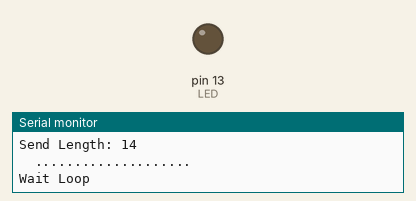
This sketch was run on a simulated Arduino Uno, built with avr-gcc and run on an emulated ATmega328P. On the bench: output pins drawn as LEDs (lit = HIGH), the last lines printed to the serial monitor. No radio packets arrive unless stated; pins used as bus, display or sensor lines are not drawn.

Above: at 1.2 s.
At 13.73 s:
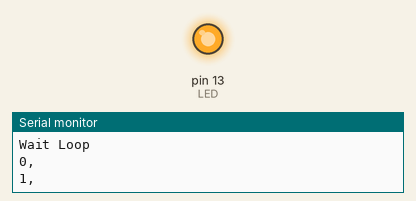
Timing chart, 0 to 14.6 s (numbered marks = the images above):
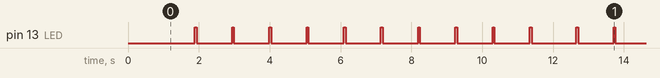

The sketch:

NodeExampleUltraSonicSensor.ino
```cpp
// (licence header left out)
#include <RH_RF95.h>      // Radiohead LoRa library
// #include <HCSR04.h>    // Ultrasonic distance sensor

char* NodeID = "Node1";   // Node ID

#define PWRLOOP 10        // test loop 1 sec count for sending data


//************************************ LoRa SPI pin definitions ***************************

//* RFM95 LoRa Radio Settings for moteino
/*
#ifdef __AVR_ATmega1284P__
#define LED       15      // Moteino MEGAs have LEDs on D15
#define FLASH_SS  23      // and FLASH SS on D23
#define RFM95_CS  4       // wd NSS chip select pin 4 for rf95 radio on MoteinoMEGA, 10 is standard
#define RFM95_RST 3       // reset not connected
#define RFM95_INT 2
#else
#define LED       9       // Moteinos have LEDs on D9
#define FLASH_SS  8       // and FLASH SS on D8
#define RFM95_CS  10      // wd NSS chip select pin 10 for rf95 radio on Moteino
#define RFM95_RST 9       // wd reset not used
#define RFM95_INT 2
#endif
*/

// Settings for Adafruit feather32u4 LoRa RFM95
/*
  #define RFM95_CS  8
  #define RFM95_RST 4
  #define RFM95_INT 7
  #define LED          13
*/

// Settings for Adafruit featherM0 LoRa RFM95 SPI
#define RFM95_RST    4    // LoRa radio reset pin
#define RFM95_CS     8    // LoRa radio chip select pin
#define RFM95_INT    3    // LoRa radio interrupt pin
#define LED          13


// LoRa radio frequency, use the correct frequency for your region
#define RF95_FREQ 915.0


// wd variables told hold string values
char Dstr[5];      // Distance value char
char Bstr[5];      // Battery value char
char buffer[50];    // Lora message char (max 50 bytes)
byte sendLen;       // Lora message length

double  Dist, Bat;
int distance;


//************************************ Load Drivers ********************************

RH_RF95 rf95(RFM95_CS, RFM95_INT);        // load radiohead driver instance of the radio and name it "rf95"

// UltraSonicDistanceSensor distanceSensor(6, 5);  // Initialize the HCSR04 sensor that uses digital pins (trig, echo).


void setup() {

  while (!Serial);   // Serial usb connection to show diagnostic data, comment out (//) when usb serial is not connected as the code will halt at this point
  Serial.begin(115200);    //set baud rate for the hardware serial port_0
  delay(100);

  Serial.println("Serial Started");

  pinMode(LED, OUTPUT);         // initialize digital pin as an output.

  pinMode(RFM95_RST, OUTPUT);
  digitalWrite(RFM95_RST, HIGH);

  // manual reset
  digitalWrite(RFM95_RST, LOW);
  delay(10);
  digitalWrite(RFM95_RST, HIGH);
  delay(10);

  //wd initialise radio
  while (!rf95.init()) {
    Serial.println("LoRa radio init failed");
    while (1);
  }


  Serial.println("LoRa radio init OK!");

  // Defaults after init are 434.0MHz, modulation GFSK_Rb250Fd250, +13dbM
  if (!rf95.setFrequency(RF95_FREQ)) {
    Serial.println("setFrequency failed");
    while (1);
  }
  Serial.print("Set Freq to: "); Serial.println(RF95_FREQ);

  // wd set radio tx power and use PA false
  rf95.setTxPower(13, false);

  delay(500);  //wait for recode
  Serial.println("Node ready, starting main loop..");
  digitalWrite(LED, LOW);

}

/********** dtostrf function for M0 core *************************/
#if defined(ARDUINO_SAMD_ZERO) || defined(ARDUINO_SAMD_MKR1000)
static char *dtostrf (double val, signed char width, unsigned char prec, char *sout) {
  char fmt[20];
  sprintf(fmt, "%%%d.%df", width, prec);
  sprintf(sout, fmt, val);
  return sout;
}
#endif


void loop() {
  // Power Up and Start Sensors
  Serial.println();
  Serial.println("Sensor Start");

  // Measure distance, read UltraSonic
  // distance = distanceSensor.measureDistanceCm();  // HCSR04.h
  distance = 150;  // demo distance value for testing
  Serial.println(distance);
  delay(100);

  // Measure battery
  /*
    double measuredvbat = analogRead(VBATPIN);
    measuredvbat *= 2; // we divided by 2, so multiply back
    measuredvbat *= 3.3; // Multiply by 3.3V, our reference voltage
    measuredvbat /= 1024; // convert to voltage
    Bat = measuredvbat;
  */
  Bat = 4.5; // demo battery value for testing

  // convert doubles to char-string
  dtostrf(distance, 1, 0, Dstr);
  dtostrf(Bat, 1, 2, Bstr);

  // create outgoing LoRa message in "buffer"
  sprintf(buffer, "%s,%s,%s", NodeID, Dstr, Bstr);

  // send buffer message and length to radio
  sendLen = strlen(buffer);
  rf95.send((uint8_t *) buffer, sendLen);
  rf95.waitPacketSent();
  rf95.sleep();

  // wd serial diagnostics
  Serial.println("  ......... Message Data ...........  " );
  Serial.println();
  Serial.print("Distance: "); Serial.println(distance);
  Serial.print("Battery: "); Serial.println(Bat);
  Serial.println();
  Serial.print("Send Data: "); Serial.println(buffer);
  Serial.print("Send Length: "); Serial.println(sendLen);
  Serial.println("  ....................  " );
  Serial.println();
  delay(100);

  // To entering low power sleep mode or wait loop
  Serial.println("Wait Loop");

  uint8_t i;
  for (i = 0; i < PWRLOOP; i++) {
    delay(1000);
    Serial.print(i); Serial.println(",");
    digitalWrite(LED, HIGH);
    delay(50);
    digitalWrite(LED, LOW);
  }
}

// FILE END
```

LoRaMQTTGatewayRepeater.ino
```cpp
//  ******************************************************************************************************
//  ********************************* INNOVATE AUCKLAND, LoRa MQTT Gateway *******************************
//  ******************************************************************************************************
//  LoRa Wifi MQTT gateway.  Includes remote send LoRa test message and system reset functions via MQTT subscription
//  To configure WiFi and switch modes hold button A during startup to enter AP setup mode.
//  Browser connect to http://192.168.4.1/home to enter your wifi settings, or select operation modes:
//  monitor or repeater and set LoRa spreading factor.
//  USB Serial connect at 115200(n,8,1) to view the serial diagnostics.
//
// IMPORTANT: Take care to correctly Configure Hardware Version for your board, lines 144-175.
//
//  Version WD-2.3.5 27-Feb-2020, Added MQTT reconnect to failed publish gateway loop
//  Version WD-2.3.4 Reduced RSSI value in Monitor mode
//  Version WD-2.3.3 Reduced RSSI value in Repeater mode
//  Version WD-2.3.2 Added Iwi mode
//  Version WD-2.3.1 Reordered library load to free some memory
//  Version WD-2.3.0 Printed some dots, cleared some memory
//  Version WD-2.2.9 Moved serial prints to from SVRAM to PROGMEM (F())
//  Version WD-2.2.8 Added MQTT publish to while loop function
//  Version WD-2.2.7 Added clear buffer memory prior to publish
//  Version WD-2.2.6 Added OLED display burn-in saver
//  Version WD-2.2.5 Added new watchdog
//  Version WD-2.2.4 Added Uptime and version to LoRa send test message
//  Version WD-2.2.3 Disable watchdog function until it can be made stable
//  Version WD-2.2.2 Added auto reply message in gateway mode, keyword "TTMon" from a monitor node
//  Version WD-2.2.1 Increased watchdog timeout to 1 minute
//  Version WD-2.2.0 Reconfigured gateway loop to prioritise LoRa receive
//  version WD-2.1.8 Added MQTT failed publish counter and max trys reset
//  version JW-2.1.7 Moved changable parameters to a separate file
//  version AC-2.1.6 Added repeater loop'd message detection. Thanks Aldo!
//  version WD-2.1.5 Enabled watchdog reset to Gateway and Repeater mode.
//  version WD-2.1.4 Added Gateway ID to serial diagnostics.
//  version WD-2.1.3 Added remote config for setup-mode and LoRa spreading factor over MQTT control subscribe.
//  version WD-2.1.1 Modified uptime seconds to minutes.
//  version WD-2.1.0 added serial print WiFi MAC address to start-up.
//  version WD-2.0.9 added support for TTGO T-Beam v1
//  version WD-2.0.8 added channel spreading factor to AP setup mode
//  version WD-2.0.7 added Project ID to gateway status message
//  version WD-2.0.6 added support for TTGO version 1.6
//  version WD-2.0.5 Moved location for lat-long to SRAM
//  version WD-2.0 added SRAM setup mode via WiFi
//  version WD-0.8 Increased connect retries
//  version WD-0.7 Added ESP Watchdog
//  version WD-0.6 Added reset counter during wifi and mqtt connection
//  version WD-0.5 Added ESP.restart(); to mqtt RESET command.
//  version WD-0.4 Added test message button
//  version WD-0.3 Updated serial diagnostics
//  version WD-0.2 Updated serial diagnostics
//  version WD-0.1 Initial build
//  ESP Tutorial - Saving Persistent Variables to NV-SRAM
//  https://www.youtube.com/watch?v=EpfBo6r5hzA
//  ESP Async Server tutorial
//  https://techtutorialsx.com/2017/07/26/esp32-arduino-setting-a-soft-ap/
//  *******************************************************************************************************

/*
The Non-Profit Open Software License version 3.0 (NPOSL-3.0)

Copyright (c) 2019 Innovate Auckland

Permission is hereby granted, free of charge, to any person obtaining a copy of this software and associated documentation files (the "Software"),
to deal in the Software without restriction, including without limitation the rights to use, copy, modify, merge, publish, distribute copies of the Software,
and to permit persons to whom the Software is furnished to do so, subject to the following conditions:

This software may not be used for commercial purposes.

The above copyright notice and this permission notice shall be included in all
copies or substantial portions of the Software.


THE SOFTWARE IS PROVIDED "AS IS", WITHOUT WARRANTY OF ANY KIND, EXPRESS OR
IMPLIED, INCLUDING BUT NOT LIMITED TO THE WARRANTIES OF MERCHANTABILITY,
FITNESS FOR A PARTICULAR PURPOSE AND NONINFRINGEMENT. IN NO EVENT SHALL THE
AUTHORS OR COPYRIGHT HOLDERS BE LIABLE FOR ANY CLAIM, DAMAGES OR OTHER
LIABILITY, WHETHER IN AN ACTION OF CONTRACT, TORT OR OTHERWISE, ARISING FROM,
OUT OF OR IN CONNECTION WITH THE SOFTWARE OR THE USE OR OTHER DEALINGS IN THE
SOFTWARE.

*/


// -- End of File --
```

Measured:
- by itself, pin 13 (LED): repeats every 10.8 s: 9 × (LOW 1.0 s, HIGH 0.05 s), LOW 1.3 s, HIGH 0.05 s
- by itself, everything shown: repeats every 7.6 s, in 14 steps
